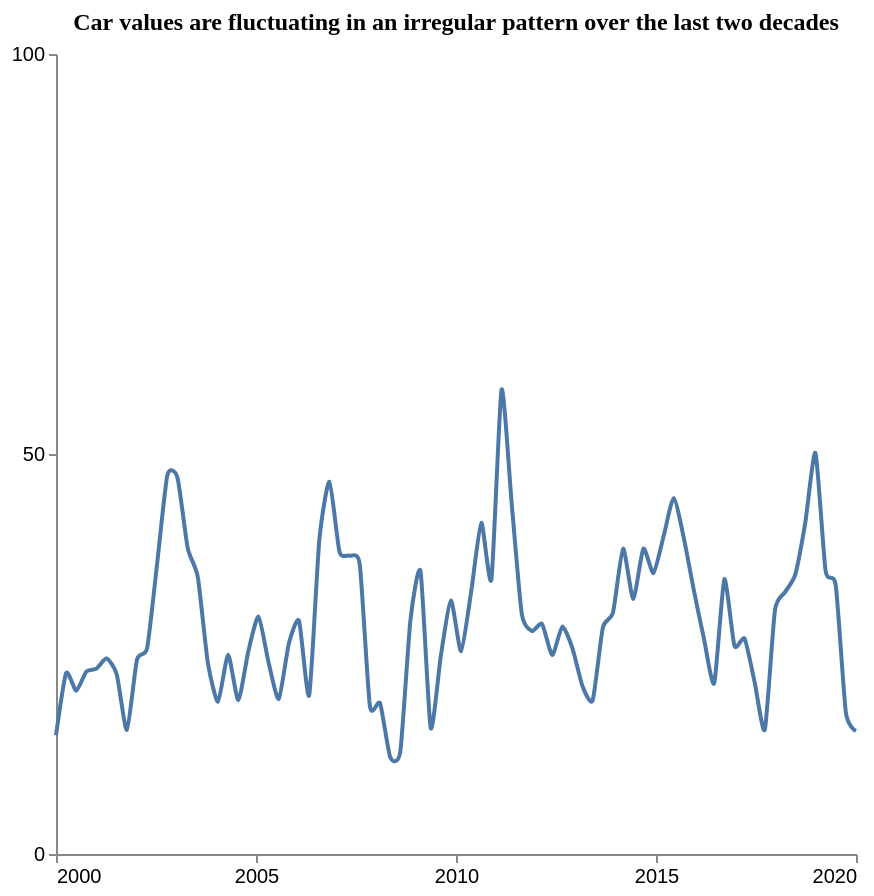

This figure's Vega-Lite source:
### Vega-Lite specification from a JSON file in a GitHub repository (floating-point values rounded to 4 significant figures)
{"$schema": "https://vega.github.io/schema/vega-lite/v5.json", "description": "Pattern: Irregular", "data": {"values": [{"X": 2000.0, "Y": 14.84}, {"X": 2000.0, "Y": 22.61}, {"X": 2001.0, "Y": 20.4}, {"X": 2001.0, "Y": 22.81}, {"X": 2001.0, "Y": 23.16}, {"X": 2001.0, "Y": 24.46}, {"X": 2002.0, "Y": 22.43}, {"X": 2002.0, "Y": 15.51}, {"X": 2002.0, "Y": 24.32}, {"X": 2002.0, "Y": 25.75}, {"X": 2003.0, "Y": 36.45}, {"X": 2003.0, "Y": 47.38}, {"X": 2003.0, "Y": 47.02}, {"X": 2003.0, "Y": 38.27}, {"X": 2004.0, "Y": 34.63}, {"X": 2004.0, "Y": 23.88}, {"X": 2004.0, "Y": 19.05}, {"X": 2004.0, "Y": 24.91}, {"X": 2005.0, "Y": 19.22}, {"X": 2005.0, "Y": 25.38}, {"X": 2005.0, "Y": 29.67}, {"X": 2005.0, "Y": 23.9}, {"X": 2006.0, "Y": 19.38}, {"X": 2006.0, "Y": 26.33}, {"X": 2006.0, "Y": 29.15}, {"X": 2006.0, "Y": 19.84}, {"X": 2007.0, "Y": 39.22}, {"X": 2007.0, "Y": 46.52}, {"X": 2007.0, "Y": 37.76}, {"X": 2007.0, "Y": 37.29}, {"X": 2008.0, "Y": 36.15}, {"X": 2008.0, "Y": 18.48}, {"X": 2008.0, "Y": 18.85}, {"X": 2008.0, "Y": 12.12}, {"X": 2009.0, "Y": 12.8}, {"X": 2009.0, "Y": 29.22}, {"X": 2009.0, "Y": 35.3}, {"X": 2009.0, "Y": 15.77}, {"X": 2010.0, "Y": 24.76}, {"X": 2010.0, "Y": 31.69}, {"X": 2010.0, "Y": 25.36}, {"X": 2010.0, "Y": 32.8}, {"X": 2011.0, "Y": 41.39}, {"X": 2011.0, "Y": 34.36}, {"X": 2011.0, "Y": 58.04}, {"X": 2011.0, "Y": 43.8}, {"X": 2012.0, "Y": 29.97}, {"X": 2012.0, "Y": 27.87}, {"X": 2012.0, "Y": 28.76}, {"X": 2012.0, "Y": 24.86}, {"X": 2013.0, "Y": 28.43}, {"X": 2013.0, "Y": 25.7}, {"X": 2013.0, "Y": 20.94}, {"X": 2013.0, "Y": 19.21}, {"X": 2014.0, "Y": 28.3}, {"X": 2014.0, "Y": 30.17}, {"X": 2014.0, "Y": 38.18}, {"X": 2014.0, "Y": 31.86}, {"X": 2015.0, "Y": 38.15}, {"X": 2015.0, "Y": 35.13}, {"X": 2015.0, "Y": 39.71}, {"X": 2015.0, "Y": 44.51}, {"X": 2016.0, "Y": 39.49}, {"X": 2016.0, "Y": 32.88}, {"X": 2016.0, "Y": 26.82}, {"X": 2016.0, "Y": 21.35}, {"X": 2017.0, "Y": 34.34}, {"X": 2017.0, "Y": 26.01}, {"X": 2017.0, "Y": 26.92}, {"X": 2017.0, "Y": 21.43}, {"X": 2018.0, "Y": 15.56}, {"X": 2018.0, "Y": 30.51}, {"X": 2018.0, "Y": 32.74}, {"X": 2018.0, "Y": 34.92}, {"X": 2019.0, "Y": 41.48}, {"X": 2019.0, "Y": 50.12}, {"X": 2019.0, "Y": 35.37}, {"X": 2019.0, "Y": 33.6}, {"X": 2020.0, "Y": 17.7}, {"X": 2020.0, "Y": 15.37}]}, "mark": {"type": "line", "interpolate": "cardinal", "tension": 0.4}, "encoding": {"x": {"field": "X", "type": "quantitative", "title": "", "axis": {"grid": false, "format": "d", "values": [2000, 2005, 2010, 2015, 2020], "tickSize": 4}, "scale": {"domain": [2000, 2020]}}, "y": {"field": "Y", "type": "quantitative", "title": "", "axis": {"grid": false, "format": "d", "values": [0, 50, 100], "tickSize": 4, "tickOpacity": 1}, "scale": {"domain": [0, 100]}}}, "title": {"text": "Car values are fluctuating in an irregular pattern over the last two decades", "anchor": "middle", "font": "Tahoma", "fontSize": 12}, "config": {"lineBreak": "^", "view": {"stroke": null}}, "height": 400, "width": 400, "autosize": "pad"}
